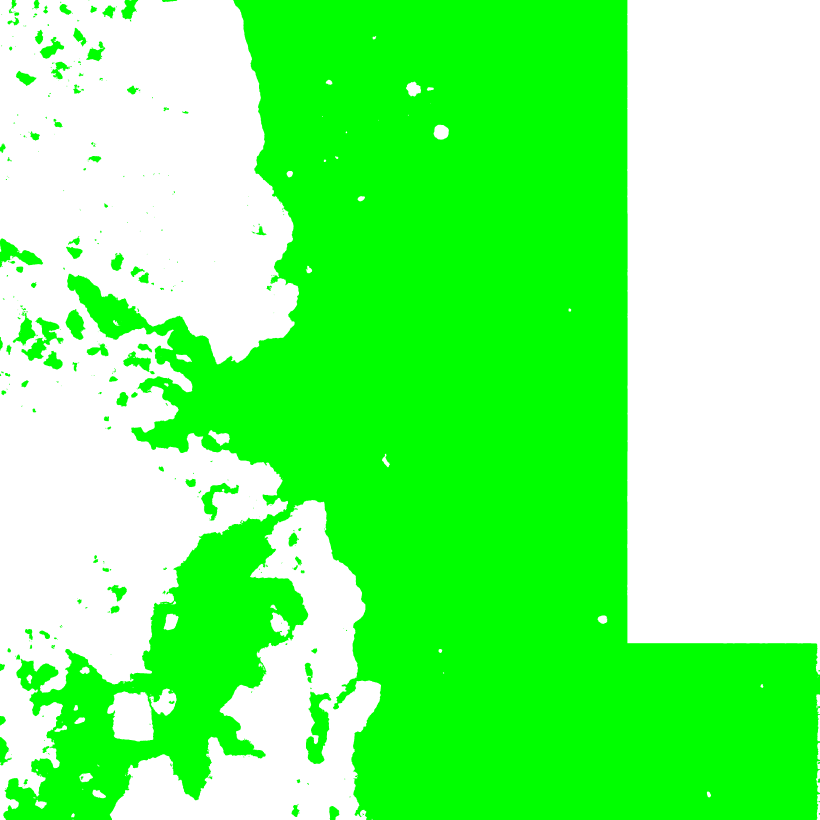
#> input picture data/patch_y7600_x53200_c0_mask.png, 4096 x 4096 px, found by its file name (shown at 1/5 size)
$ python interpretability.py
#> lines starting #> are read from the running program, lines starting #| are printed output that depends on the picture; after the words box and inside, x2 and y2 are one past the last pixel; in counts of white or black regions, pixels touching at a corner belong together
# ============================================================
# PORE-DCF INTERPRETABILITY
# Several particles per radius, with editable parameters at the top
# ============================================================
#
# Input:
#   - green/black segmented image
#   - pore_dcf_descriptor.csv
#
# Output:
#   - interpretability figures
#   - trajectories by radius
#   - all trajectories combined
#   - text summary
#
# Green = pore
# Black = matrix
#
# ============================================================


# ============================================================
# 0. LIST OF PARAMETERS TO EDIT
# ============================================================

# ----------------------------
# Input files
# ----------------------------

IMAGE_PATH = "../poros/poros/patch_y7600_x53200_c0_mask.png"
CSV_PATH = "pore_dcf_descriptor.csv"

# ----------------------------
# Output directory
# ----------------------------

OUTPUT_DIR = "pore_dcf_interpretability_outputs"

# ----------------------------
# Physical scale
# ----------------------------
# From your metadata:
# 4.4e-7 m = 0.44 micrometer per pixel

PIXEL_SIZE_UM = 0.44

# ----------------------------
# Radii to be used
# ----------------------------
# These names must exist in the CSV:
# r5_ball_radius_px
# r25_ball_radius_px
# r50_ball_radius_px
# r75_ball_radius_px
# r90_ball_radius_px

RADIUS_PREFIXES = ["r1", "r5", "r10", "r25", "r50", "r75", "r90", "r95"]
# You can also use, for example:
# RADIUS_PREFIXES = ["r25", "r50", "r75"]
# or:
# RADIUS_PREFIXES = ["r50"]

# ----------------------------
# Number of particles per radius
# ----------------------------
# This is the main parameter for making the figure denser.
# Teste:
#   20  = fast
#   100 = good
#   300 = dense
#   500 = very dense and slower

TRAJECTORIES_PER_RADIUS = 100

# ----------------------------
# Number of steps for each particle
# ----------------------------
# Larger values produce longer trajectories.
# Teste:
#   500  = short
#   1500 = good
#   3000 = long
#   5000 = very long

NSTEPS_VISUAL = 1500

# ----------------------------
# Particle step size
# ----------------------------
# None uses automatic mode:
# step = max(1 px, 0.25 * particle_radius_px)
#
# To control it manually, use for example:
# FIXED_STEP_PX = 1.0
# FIXED_STEP_PX = 2.0

FIXED_STEP_PX = None

# ----------------------------
# Trajectory visualization
# ----------------------------

TRAJECTORY_ALPHA = 0.22
TRAJECTORY_LINEWIDTH = 0.35

# ----------------------------
# Collision-point visualization
# ----------------------------

PLOT_COLLISION_POINTS = True
COLLISION_POINT_SIZE = 1.0
COLLISION_ALPHA = 0.20

# ----------------------------
# Figures to generate
# ----------------------------

SAVE_BASIC_INTERPRETABILITY = True
SAVE_TRAJECTORIES_BY_RADIUS = True
SAVE_ALL_TRAJECTORIES_TOGETHER = True
SAVE_ALL_TRAJECTORIES_LINES_ONLY = True
SAVE_TEXT_SUMMARY = True

# ----------------------------
# FFT modes shown in the plot
# ----------------------------

FFT_MODES = list(range(1, 13))

# ----------------------------
# Random seed
# ----------------------------

SEED_BASE = 12345

# ----------------------------
# Figure DPI
# ----------------------------

FIGURE_DPI = 300


# ============================================================
# 1. IMPORTS
# ============================================================

import os
import numpy as np
import pandas as pd
import matplotlib.pyplot as plt

from PIL import Image
from scipy import ndimage as ndi
from scipy.ndimage import map_coordinates


# ============================================================
# 2. PREPARATION
# ============================================================

os.makedirs(OUTPUT_DIR, exist_ok=True)


# ============================================================
# 3. MASK READING
# ============================================================

def load_green_mask(image_path):
    """
    Reads the RGB image and returns:
        mask = True in green pores
        rgb  = original image
    """

    img = Image.open(image_path).convert("RGB")
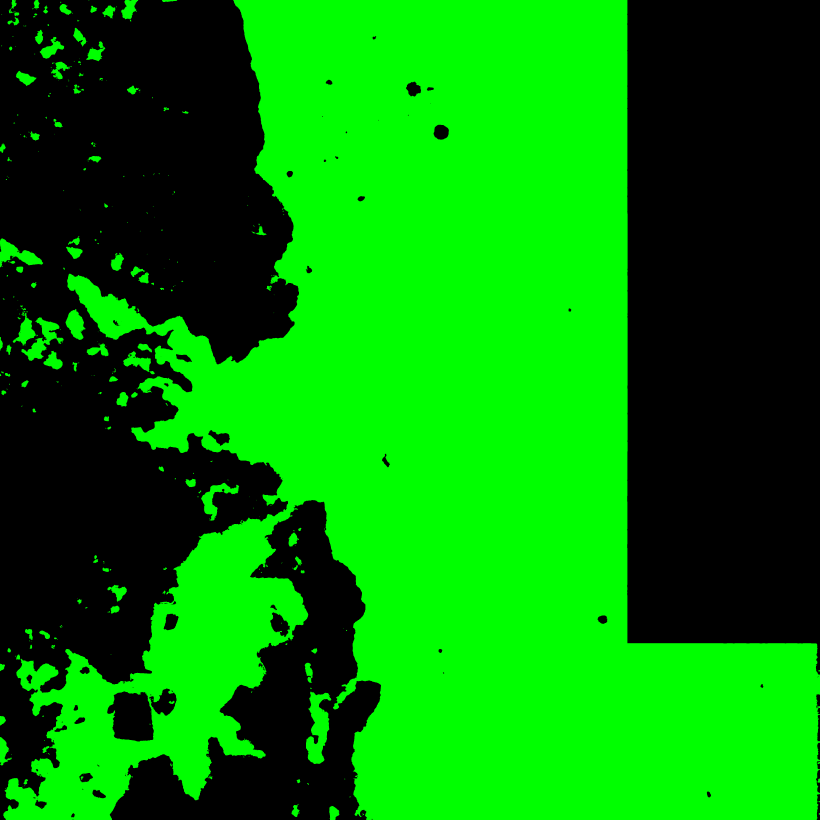
#> img: PIL image 4096x4096 RGB (shown at 1/5 size); mean R, G, B 0, 136.5, 0
    rgb = np.array(img)

    r = rgb[:, :, 0].astype(float)
#> r: shape (4096, 4096) float64; every value is 0
    g = rgb[:, :, 1].astype(float)
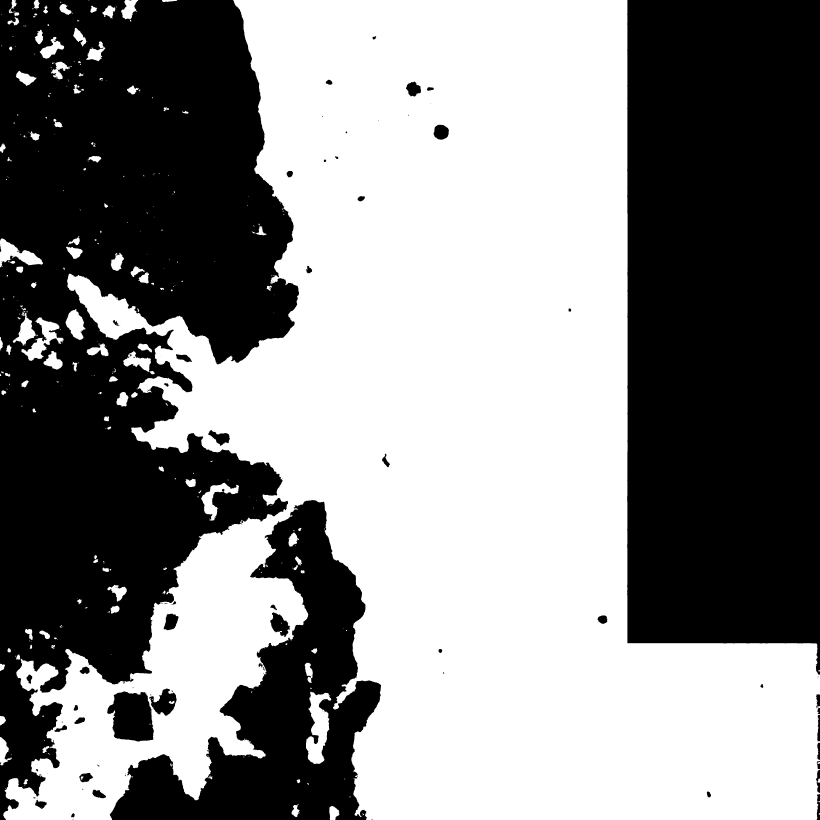
#> g: shape (4096, 4096) float64 (shown at 1/5 size); 53.5% white; 133 black regions (73 under 20 px), largest, box (x1, y1, x2, y2) and area: (0, 0, 1495, 4096) 3768525, (3136, 0, 4096, 3373) 3085099, (549, 2500, 1905, 4096) 834976
    b = rgb[:, :, 2].astype(float)

    # Criterion for strong green.
    # Adjust this if your segmentation uses another shade of green.
    mask = (g > 80) & (g > 1.5 * r) & (g > 1.5 * b)

    return mask, rgb


# ============================================================
# 4. INTERPOLATION AND ACCESSIBLE REGION
# ============================================================

# [655 lines left out: functions interp_field, is_inside_accessible_region, simulate_trajectory_for_visualization, save_mask_plot, save_distance_map_plot, save_radius_distribution_plot and 8 more, not called in this run]


# ============================================================
# 9. MAIN EXECUTION
# ============================================================

def main():
    print("")
    print("==============================================")
    print("PORE-DCF INTERPRETABILITY")
    print("==============================================")
    print("")
    print("Parâmetros principais:")
    print(f"  IMAGE_PATH = {IMAGE_PATH}")
    print(f"  CSV_PATH = {CSV_PATH}")
    print(f"  OUTPUT_DIR = {OUTPUT_DIR}")
    print(f"  PIXEL_SIZE_UM = {PIXEL_SIZE_UM}")
    print(f"  RADIUS_PREFIXES = {RADIUS_PREFIXES}")
    print(f"  TRAJECTORIES_PER_RADIUS = {TRAJECTORIES_PER_RADIUS}")
    print(f"  NSTEPS_VISUAL = {NSTEPS_VISUAL}")
    print(f"  FIXED_STEP_PX = {FIXED_STEP_PX}")
    print("")

    print("Lendo imagem...")
    mask, rgb = load_green_mask(IMAGE_PATH)

    print("Calculando mapa de distância...")
    distance_map = ndi.distance_transform_edt(mask)
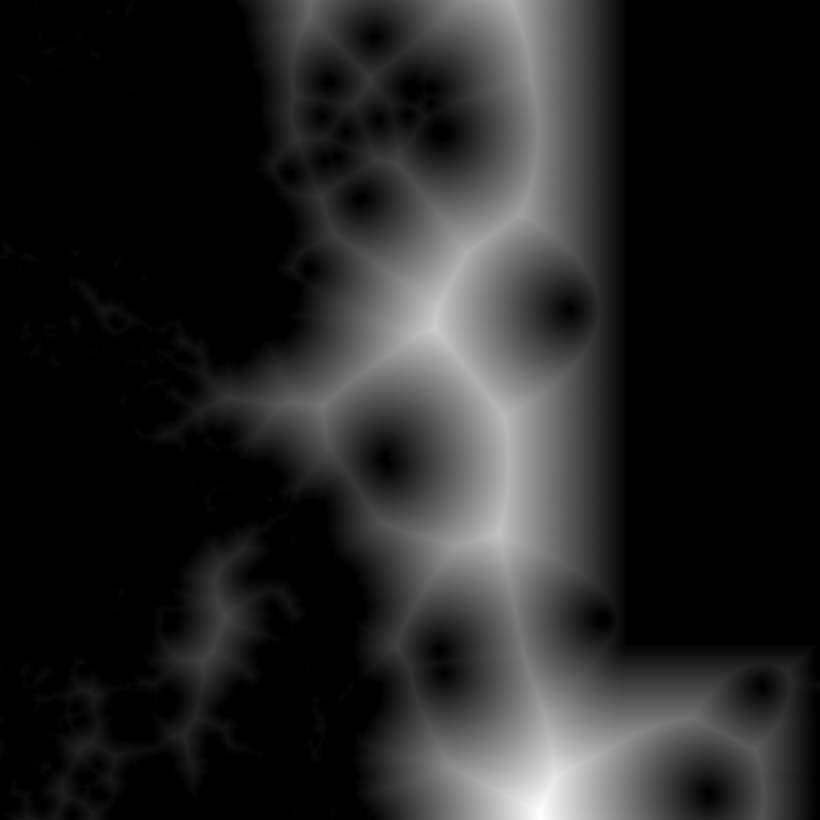
#> distance_map: shape (4096, 4096) float64 (shown at 1/5 size); min 0, max 841.1, mean 118.8; drawn with min black and max white

    print("Lendo CSV do descritor...")
#> (the run stopped early here; a loop or call above may not have finished)

$ run again, with data/patch_y3800_x3800_c0_mask.png copied over data/patch_y7600_x53200_c0_mask.png
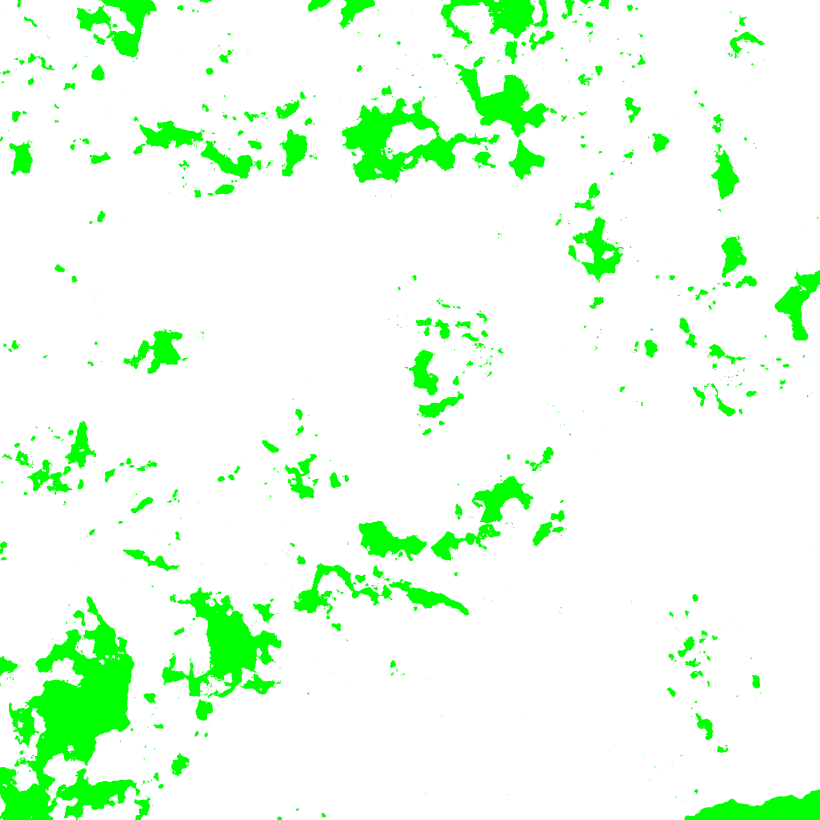
#> input picture data/patch_y3800_x3800_c0_mask.png, 4096 x 4096 px, found by its file name (shown at 1/5 size)
#> r: shape (4096, 4096) float64; every value is 0
#> in load_green_mask, `g = rgb[:, :, 1].astype(float)`:
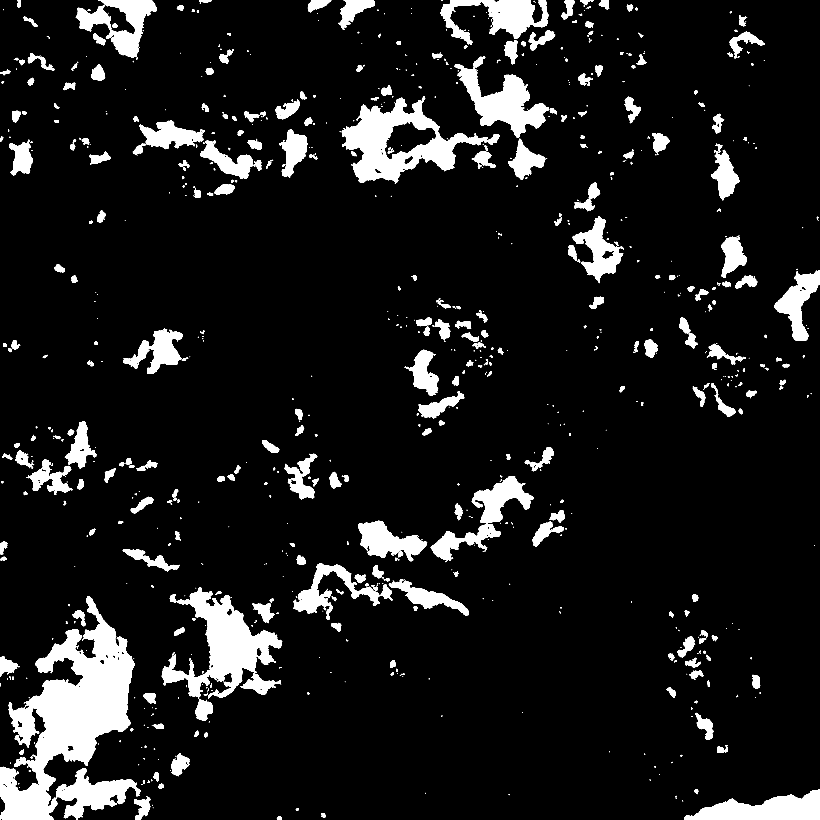
#> g: shape (4096, 4096) float64 (shown at 1/5 size); 9.5% white; 1031 white regions (433 under 20 px), largest, box (x1, y1, x2, y2) and area: (0, 2980, 702, 4096) 347033, (809, 2936, 1411, 3487) 119688, (1708, 489, 2440, 917) 119035
#> in main, `distance_map = ndi.distance_transform_edt(mask)`:
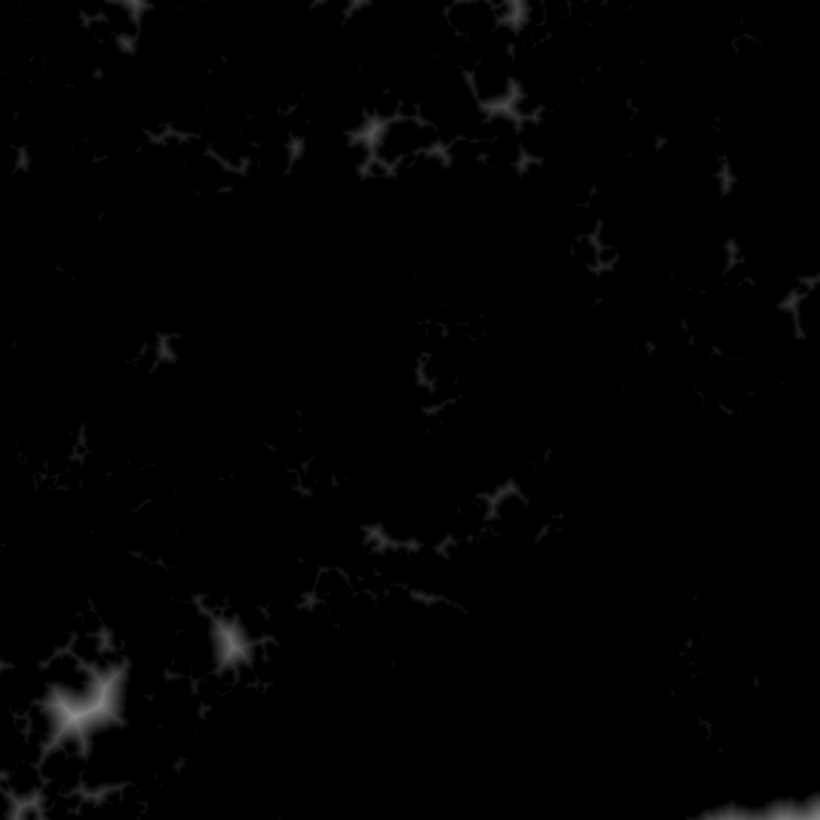
#> distance_map: shape (4096, 4096) float64 (shown at 1/5 size); min 0, max 145.2, mean 1.9

$ run again, with data/patch_y7600_x19000_c0_mask.png copied over data/patch_y7600_x53200_c0_mask.png
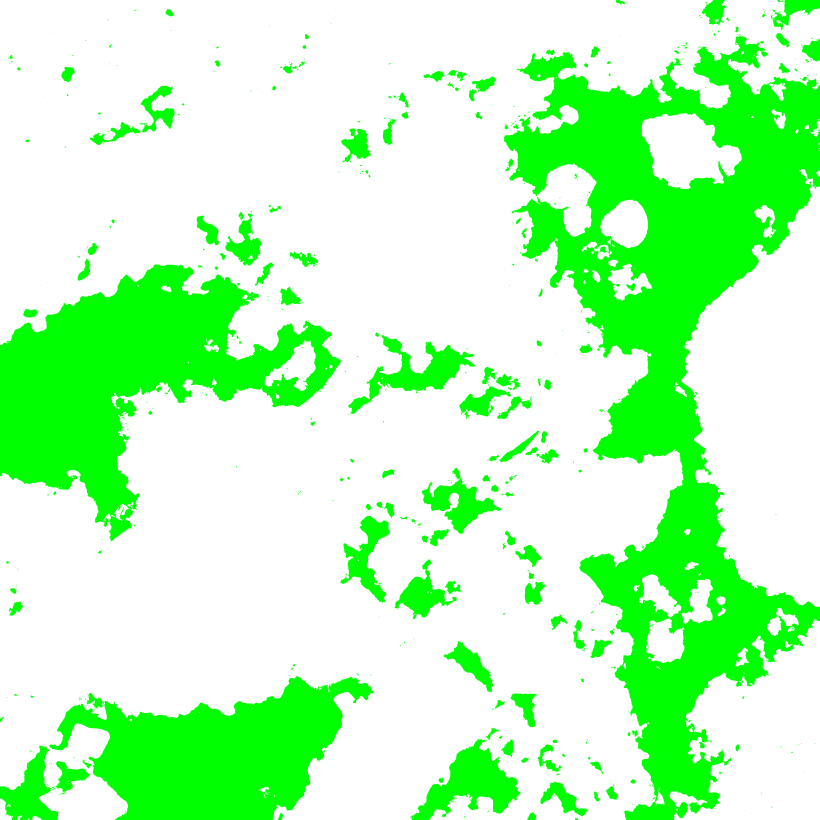
#> input picture data/patch_y7600_x19000_c0_mask.png, 4096 x 4096 px, found by its file name (shown at 1/5 size)
#> r: shape (4096, 4096) float64; every value is 0
#> in load_green_mask, `g = rgb[:, :, 1].astype(float)`:
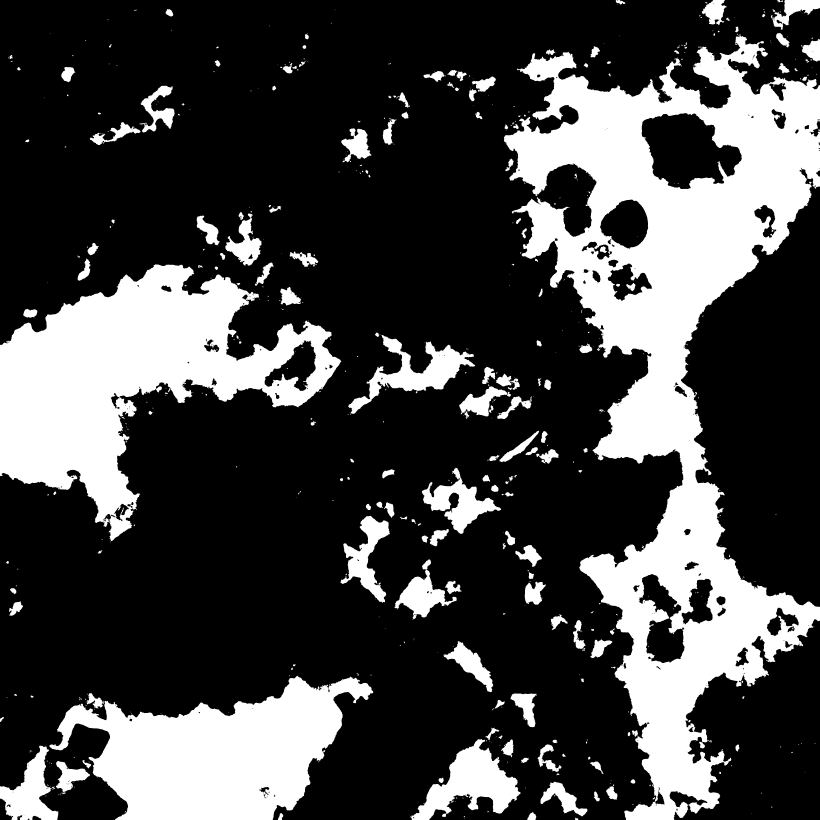
#> g: shape (4096, 4096) float64 (shown at 1/5 size); 27% white; 654 white regions (304 under 20 px), largest, box (x1, y1, x2, y2) and area: (2519, 179, 4096, 4096) 2211484, (0, 1322, 1706, 2706) 994909, (247, 3379, 1866, 4096) 640612
#> in main, `distance_map = ndi.distance_transform_edt(mask)`:
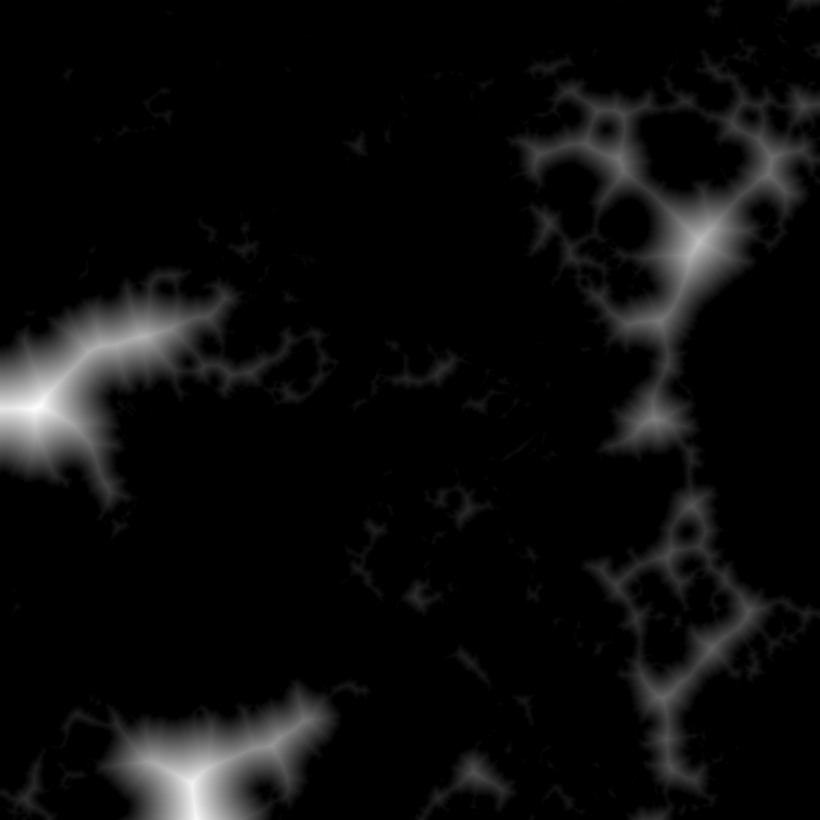
#> distance_map: shape (4096, 4096) float64 (shown at 1/5 size); min 0, max 353.5, mean 17.1; drawn with min black and max white
